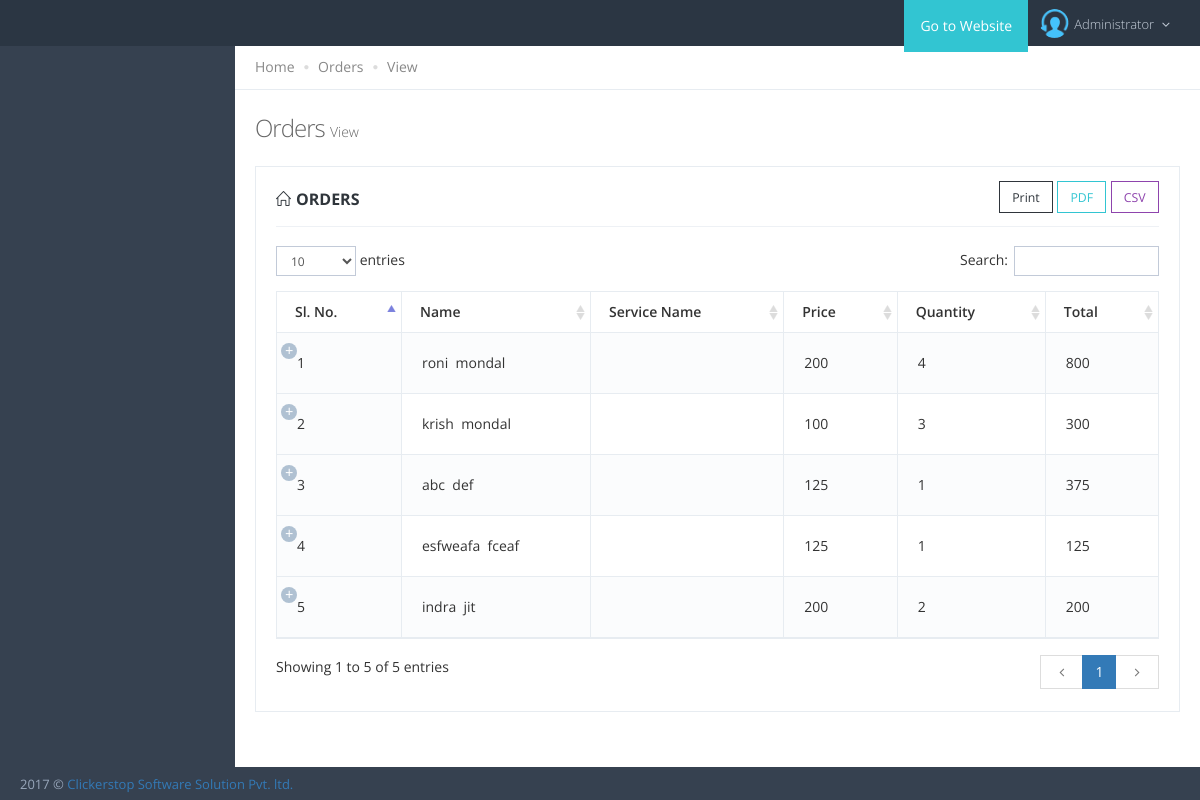
The app's page /admin/order.php with its own data.
### tables this page shows
CREATE TABLE IF NOT EXISTS `orders` (
  `order_id` int(255) NOT NULL AUTO_INCREMENT,
  `service_id` varchar(255) NOT NULL,
  `price` varchar(255) NOT NULL,
  `quantity` varchar(255) NOT NULL,
  `total` varchar(255) NOT NULL,
  `payment_method` varchar(255) NOT NULL,
  `fname` varchar(255) NOT NULL,
  `lname` varchar(255) NOT NULL,
  `phone` varchar(255) NOT NULL,
  `email` varchar(255) NOT NULL,
  `country` varchar(255) NOT NULL,
  `state` varchar(255) NOT NULL,
  `town` varchar(255) NOT NULL,
  `zip` varchar(255) NOT NULL,
  `address` longtext NOT NULL,
  `status` varchar(255) NOT NULL,
  `order_type` varchar(255) NOT NULL,
  PRIMARY KEY (`order_id`)
);

### admin/order.php (the view, shortened to what this page needs)
<?php
	include("config.php");
	$get_details = mysqli_query($mysqli,"select * from orders");
?>
<!DOCTYPE html>
		<html lang="en">
			<head>
				<?php include('metalinks.php'); ?>
			</head>
			<body class="page-header-fixed page-sidebar-closed-hide-logo page-content-white">
				<?php include('header.php'); ?>
				<div class="page-container">
					<?php include('sidebar.php'); ?>
					<div class="page-content-wrapper">
						<div class="page-content">
							<div class="page-bar">
								<ul class="page-breadcrumb">
									<li>
										<a href="dashboard.php">Home</a>
										<i class="fa fa-circle"></i>
									</li>
									<li>
										<a href="#">Orders</a>
										<i class="fa fa-circle"></i>
									</li>
									<li>
										<span>View</span>
									</li>
								</ul>
							</div>
							<h3 class="page-title"> Orders
								<small>View</small>
							</h3>
							<div class="row">
								<div class="col-md-12">
									<div class="portlet light bordered">
										<div class="portlet-title">
											<div class="caption font-dark">
												<i class="icon-home font-dark"></i>
												<span class="caption-subject bold uppercase">Orders</span>
											</div>
										</div>
										<div class="portlet-body">
											<table class="table table-striped table-bordered table-hover dt-responsive" width="100%" id="sample_1">
												<thead>
													<tr>
														<th class="all">Sl. No.</th>
														<th class="all">Name</th>
														<th class="all">Service Name</th>
														<th class="all">Price</th>
														<th class="all">Quantity</th>
														<th class="all">Total</th>
													</tr>
												</thead>
												<tbody>
													<?php
												$i= 1;
												while($fetch_details = mysqli_fetch_array($get_details))
												{
												?>
													<tr>
														<td style="padding:20px;">
															<?php echo $i;?>
														</td>
														<td style="padding:20px;"><?php echo $fetch_details['fname'];?>&nbsp;&nbsp;<?php echo $fetch_details['lname'];?></td>
														<td style="padding:20px;"><?php echo $fetch_details['service'];?></td>
														<td style="padding:20px;"><?php echo $fetch_details['price'];?></td>
														<td style="padding:20px;"><?php echo $fetch_details['quantity'];?></td>
														<td style="padding:20px;"><?php echo $fetch_details['total'];?></td>
													</tr>
													<?php
														$i++;
													}
													?>
													</tbody>
												</table>
											</div>
										</div>
									</div>
								</div>
							</div>
						</div>
					</div>
					<?php include('footer.php') ?>
				</body>
			</html>

### records on screen
orders: fname "roni", lname "mondal", price "200", quantity "4", total "800"
orders: fname "krish", lname "mondal", price "100", quantity "3", total "300"
orders: fname "abc", lname "def", price "125", quantity "1", total "375"
orders: fname "esfweafa", lname "fceaf", price "125", quantity "1", total "125"
orders: fname "indra", lname "jit", price "200", quantity "2", total "200"
